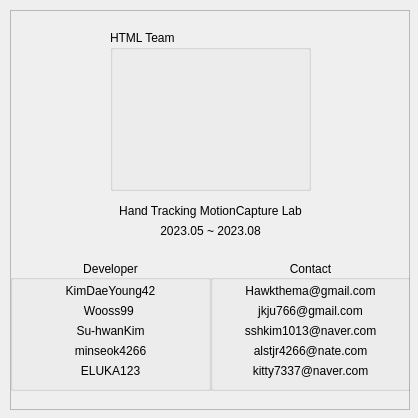
<?xml version="1.0" encoding="UTF-8"?>
<ui version="4.0">
 <class>Form</class>
 <widget class="QWidget" name="Form">
  <property name="geometry">
   <rect>
    <x>0</x>
    <y>0</y>
    <width>418</width>
    <height>418</height>
   </rect>
  </property>
  <property name="windowTitle">
   <string>Form</string>
  </property>
  <widget class="QFrame" name="frame">
   <property name="geometry">
    <rect>
     <x>10</x>
     <y>10</y>
     <width>400</width>
     <height>400</height>
    </rect>
   </property>
   <property name="frameShape">
    <enum>QFrame::StyledPanel</enum>
   </property>
   <property name="frameShadow">
    <enum>QFrame::Raised</enum>
   </property>
   <widget class="QGroupBox" name="groupBox">
    <property name="geometry">
     <rect>
      <x>100</x>
      <y>20</y>
      <width>201</width>
      <height>161</height>
     </rect>
    </property>
    <property name="title">
     <string>HTML Team</string>
    </property>
    <widget class="QLabel" name="label_2">
     <property name="geometry">
      <rect>
       <x>30</x>
       <y>10</y>
       <width>141</width>
       <height>151</height>
      </rect>
     </property>
     <property name="text">
      <string/>
     </property>
     <property name="pixmap">
      <pixmap resource="Icon/toolbar_icon.qrc">:/418/teapot.png</pixmap>
     </property>
     <property name="scaledContents">
      <bool>true</bool>
     </property>
    </widget>
   </widget>
   <widget class="QLabel" name="label_3">
    <property name="geometry">
     <rect>
      <x>100</x>
      <y>190</y>
      <width>201</width>
      <height>21</height>
     </rect>
    </property>
    <property name="layoutDirection">
     <enum>Qt::LeftToRight</enum>
    </property>
    <property name="text">
     <string>Hand Tracking MotionCapture Lab</string>
    </property>
    <property name="alignment">
     <set>Qt::AlignCenter</set>
    </property>
   </widget>
   <widget class="QGroupBox" name="groupBox_2">
    <property name="geometry">
     <rect>
      <x>0</x>
      <y>250</y>
      <width>201</width>
      <height>131</height>
     </rect>
    </property>
    <property name="title">
     <string>Developer</string>
    </property>
    <property name="alignment">
     <set>Qt::AlignCenter</set>
    </property>
    <widget class="QLabel" name="label_6">
     <property name="geometry">
      <rect>
       <x>0</x>
       <y>100</y>
       <width>201</width>
       <height>21</height>
      </rect>
     </property>
     <property name="layoutDirection">
      <enum>Qt::LeftToRight</enum>
     </property>
     <property name="text">
      <string>ELUKA123</string>
     </property>
     <property name="alignment">
      <set>Qt::AlignCenter</set>
     </property>
    </widget>
    <widget class="QLabel" name="label_5">
     <property name="geometry">
      <rect>
       <x>0</x>
       <y>20</y>
       <width>201</width>
       <height>21</height>
      </rect>
     </property>
     <property name="layoutDirection">
      <enum>Qt::LeftToRight</enum>
     </property>
     <property name="text">
      <string>KimDaeYoung42</string>
     </property>
     <property name="alignment">
      <set>Qt::AlignCenter</set>
     </property>
    </widget>
    <widget class="QLabel" name="label_7">
     <property name="geometry">
      <rect>
       <x>0</x>
       <y>80</y>
       <width>201</width>
       <height>21</height>
      </rect>
     </property>
     <property name="layoutDirection">
      <enum>Qt::LeftToRight</enum>
     </property>
     <property name="text">
      <string>minseok4266</string>
     </property>
     <property name="alignment">
      <set>Qt::AlignCenter</set>
     </property>
    </widget>
    <widget class="QLabel" name="label_10">
     <property name="geometry">
      <rect>
       <x>0</x>
       <y>40</y>
       <width>201</width>
       <height>21</height>
      </rect>
     </property>
     <property name="layoutDirection">
      <enum>Qt::LeftToRight</enum>
     </property>
     <property name="text">
      <string>Wooss99 </string>
     </property>
     <property name="alignment">
      <set>Qt::AlignCenter</set>
     </property>
    </widget>
    <widget class="QLabel" name="label_11">
     <property name="geometry">
      <rect>
       <x>0</x>
       <y>60</y>
       <width>201</width>
       <height>21</height>
      </rect>
     </property>
     <property name="layoutDirection">
      <enum>Qt::LeftToRight</enum>
     </property>
     <property name="text">
      <string>Su-hwanKim</string>
     </property>
     <property name="alignment">
      <set>Qt::AlignCenter</set>
     </property>
    </widget>
   </widget>
   <widget class="QLabel" name="label_8">
    <property name="geometry">
     <rect>
      <x>100</x>
      <y>210</y>
      <width>201</width>
      <height>21</height>
     </rect>
    </property>
    <property name="layoutDirection">
     <enum>Qt::LeftToRight</enum>
    </property>
    <property name="text">
     <string>2023.05 ~ 2023.08</string>
    </property>
    <property name="alignment">
     <set>Qt::AlignCenter</set>
    </property>
   </widget>
   <widget class="QGroupBox" name="groupBox_3">
    <property name="geometry">
     <rect>
      <x>200</x>
      <y>250</y>
      <width>201</width>
      <height>131</height>
     </rect>
    </property>
    <property name="title">
     <string>Contact</string>
    </property>
    <property name="alignment">
     <set>Qt::AlignCenter</set>
    </property>
    <widget class="QLabel" name="label_17">
     <property name="geometry">
      <rect>
       <x>0</x>
       <y>100</y>
       <width>201</width>
       <height>21</height>
      </rect>
     </property>
     <property name="layoutDirection">
      <enum>Qt::LeftToRight</enum>
     </property>
     <property name="text">
      <string>kitty7337@naver.com</string>
     </property>
     <property name="alignment">
      <set>Qt::AlignCenter</set>
     </property>
    </widget>
    <widget class="QLabel" name="label_18">
     <property name="geometry">
      <rect>
       <x>0</x>
       <y>20</y>
       <width>201</width>
       <height>21</height>
      </rect>
     </property>
     <property name="layoutDirection">
      <enum>Qt::LeftToRight</enum>
     </property>
     <property name="text">
      <string>Hawkthema@gmail.com</string>
     </property>
     <property name="alignment">
      <set>Qt::AlignCenter</set>
     </property>
    </widget>
    <widget class="QLabel" name="label_19">
     <property name="geometry">
      <rect>
       <x>0</x>
       <y>80</y>
       <width>201</width>
       <height>21</height>
      </rect>
     </property>
     <property name="layoutDirection">
      <enum>Qt::LeftToRight</enum>
     </property>
     <property name="text">
      <string>alstjr4266@nate.com</string>
     </property>
     <property name="alignment">
      <set>Qt::AlignCenter</set>
     </property>
    </widget>
    <widget class="QLabel" name="label_20">
     <property name="geometry">
      <rect>
       <x>0</x>
       <y>40</y>
       <width>201</width>
       <height>21</height>
      </rect>
     </property>
     <property name="layoutDirection">
      <enum>Qt::LeftToRight</enum>
     </property>
     <property name="text">
      <string>jkju766@gmail.com</string>
     </property>
     <property name="alignment">
      <set>Qt::AlignCenter</set>
     </property>
    </widget>
    <widget class="QLabel" name="label_21">
     <property name="geometry">
      <rect>
       <x>0</x>
       <y>60</y>
       <width>201</width>
       <height>21</height>
      </rect>
     </property>
     <property name="layoutDirection">
      <enum>Qt::LeftToRight</enum>
     </property>
     <property name="text">
      <string>sshkim1013@naver.com</string>
     </property>
     <property name="alignment">
      <set>Qt::AlignCenter</set>
     </property>
    </widget>
   </widget>
  </widget>
 </widget>
 <resources>
  <include location="Icon/toolbar_icon.qrc"/>
 </resources>
 <connections/>
</ui>
